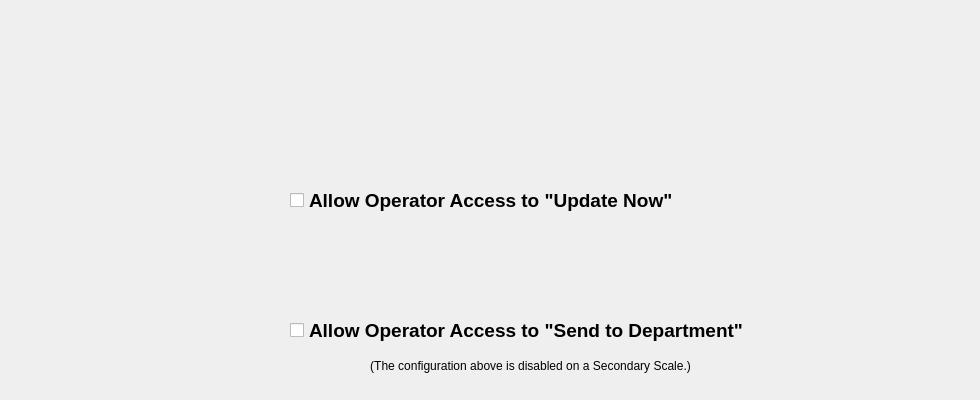
   <widget class="QWidget" name="OperatorAccessTab">
    <attribute name="title">
     <string>Operator Access</string>
    </attribute>
    <widget class="QCheckBox" name="chkAllowOperatorUpdateNow">
     <property name="geometry">
      <rect>
       <x>290</x>
       <y>160</y>
       <width>681</width>
       <height>80</height>
      </rect>
     </property>
     <property name="sizePolicy">
      <sizepolicy hsizetype="Fixed" vsizetype="Fixed">
       <horstretch>0</horstretch>
       <verstretch>0</verstretch>
      </sizepolicy>
     </property>
     <property name="minimumSize">
      <size>
       <width>681</width>
       <height>80</height>
      </size>
     </property>
     <property name="maximumSize">
      <size>
       <width>681</width>
       <height>80</height>
      </size>
     </property>
     <property name="font">
      <font>
       <pointsize>14</pointsize>
       <weight>75</weight>
       <bold>true</bold>
      </font>
     </property>
     <property name="text">
      <string>Allow Operator Access to &quot;Update Now&quot;</string>
     </property>
     <property name="iconSize">
      <size>
       <width>65</width>
       <height>65</height>
      </size>
     </property>
    </widget>
    <widget class="QCheckBox" name="chkAllowOperatorSendToDept">
     <property name="enabled">
      <bool>true</bool>
     </property>
     <property name="geometry">
      <rect>
       <x>290</x>
       <y>290</y>
       <width>681</width>
       <height>80</height>
      </rect>
     </property>
     <property name="sizePolicy">
      <sizepolicy hsizetype="Fixed" vsizetype="Fixed">
       <horstretch>0</horstretch>
       <verstretch>0</verstretch>
      </sizepolicy>
     </property>
     <property name="minimumSize">
      <size>
       <width>681</width>
       <height>80</height>
      </size>
     </property>
     <property name="maximumSize">
      <size>
       <width>681</width>
       <height>80</height>
      </size>
     </property>
     <property name="font">
      <font>
       <pointsize>14</pointsize>
       <weight>75</weight>
       <bold>true</bold>
      </font>
     </property>
     <property name="text">
      <string>Allow Operator Access to &quot;Send to Department&quot;</string>
     </property>
     <property name="iconSize">
      <size>
       <width>65</width>
       <height>65</height>
      </size>
     </property>
    </widget>
    <widget class="QLabel" name="labelDisabledSendToDeptConfigAlert">
     <property name="geometry">
      <rect>
       <x>300</x>
       <y>340</y>
       <width>461</width>
       <height>51</height>
      </rect>
     </property>
     <property name="text">
      <string>(The configuration above is disabled on a Secondary Scale.)</string>
     </property>
     <property name="alignment">
      <set>Qt::AlignCenter</set>
     </property>
    </widget>
   </widget>
